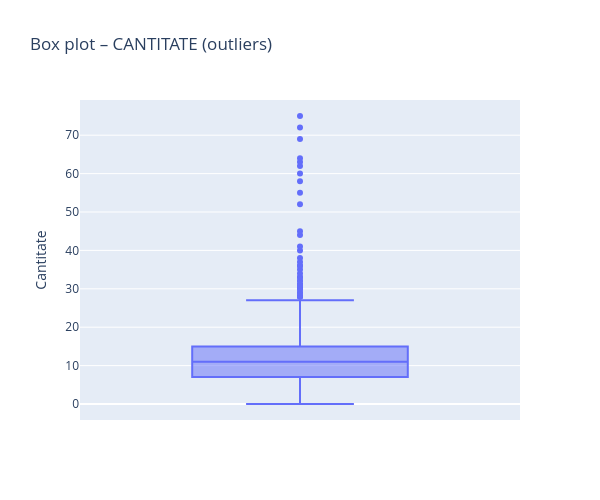

Write notebook code for a chart like this one.
### Code cell
fig = px.box(
    df,
    y="CANTITATE",
    points="outliers",  # afișează DOAR outliers
    title="Box plot – CANTITATE (outliers)"
)

fig.update_layout(
    width=600,
    height=500,
    yaxis_title="Cantitate"
)

fig.show()

### Figure 1 — Plotly figure (JSON) as saved in the notebook; plotly's stock layout.template omitted (floating-point values rounded to 4 significant figures; data arrays with more than 128 entries replaced by an {"elided": "..."} marker saying what was removed)
{"data": [{"alignmentgroup": "True", "boxpoints": "outliers", "hovertemplate": "CANTITATE=%{y}<extra></extra>", "legendgroup": "", "marker": {"color": "#636efa"}, "name": "", "notched": false, "offsetgroup": "", "orientation": "v", "showlegend": false, "type": "box", "x0": " ", "xaxis": "x", "y": {"elided": "735 int values"}, "y0": " ", "yaxis": "y"}], "layout": {"boxmode": "group", "height": 500, "legend": {"tracegroupgap": 0}, "title": {"text": "Box plot – CANTITATE (outliers)"}, "width": 600, "xaxis": {"anchor": "y", "domain": [0.0, 1.0]}, "yaxis": {"anchor": "x", "domain": [0.0, 1.0], "title": {"text": "Cantitate"}}}}
